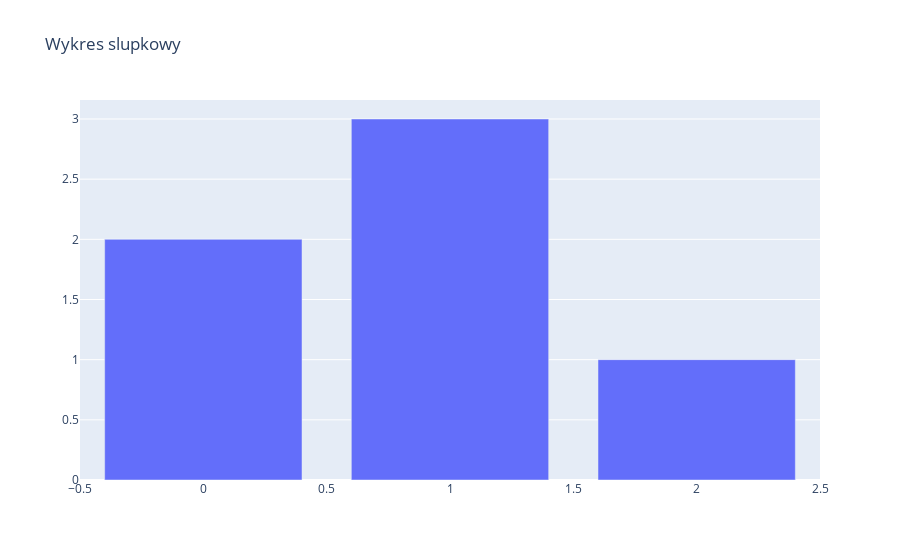

The notebook cell saved with this chart:
### Code cell
fig=go.Figure(
    data=go.Bar(
        y=[2,3,1]
        ),
    layout=go.Layout(
        title={'text':'Wykres slupkowy'}
            )
    )
fig.show()

### Figure 1 — Plotly figure (JSON) as saved in the notebook; plotly's stock layout.template omitted (floating-point values rounded to 4 significant figures)
{"data": [{"type": "bar", "y": [2, 3, 1]}], "layout": {"title": {"text": "Wykres slupkowy"}}}
